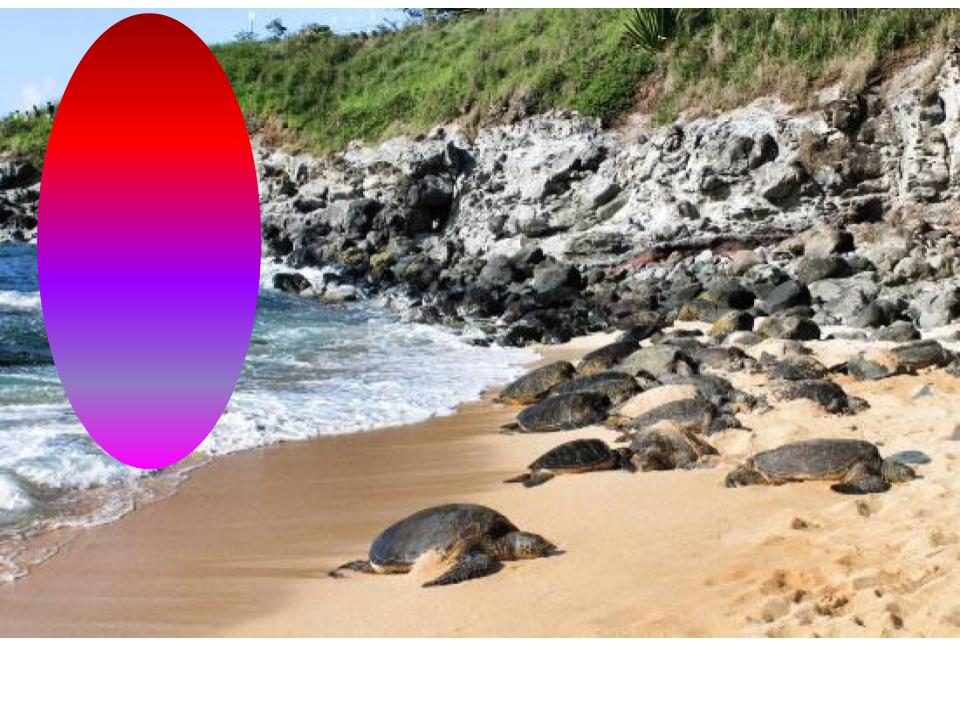
#> input picture ColourDetect/BeachTest1.jpg, 960 x 720 px, found by its file name
$ python rgb2.py --image BeachTest1.jpg
#> lines starting #> are read from the running program, lines starting #| are printed output that depends on the picture; after the words box and inside, x2 and y2 are one past the last pixel; in counts of white or black regions, pixels touching at a corner belong together
# import the necessary packages
import numpy as np
import matplotlib.pyplot as plt
import argparse
import cv2
import PIL
import statistics
#----------------------Part 1-----------------------------
#Part one is all about loading the image, identifying the colours you want to isolate
#and then finding the pixel locations of those colours

# construct the argument parse and parse the arguments to find the image you want
ap = argparse.ArgumentParser()
ap.add_argument("-i", "--image", help = "path to the image")
args = vars(ap.parse_args())
# load the image
image = cv2.imread("/home/turtle_on_land/Downloads/BeachTest1.jpg")
#> image is the input picture: shape (720, 960, 3); mean B, G, R 146.3, 146.4, 172
#get the dimensions of the image for replication later in the negative test image
height, width, channel = image.shape
#> height = 720; width = 960; channel = 3
print("The image height is ", height)
#| The image height is  720
print("The image width is ", width)
#| The image width is  960

# define the list of RBG boundaries that pixels are positivly identified within
boundaries = [
	#([0, 0, 141], [255, 115, 255])
	([0, 0, 141], [255, 115, 255])
	#Changing this will basically loosed and tighten the colour requirements
	#to be detected, in theory this needs to be kept tight, but you could
	#expand it to include more colours if had to loosen the confidence interval
	#below for some reason
]

# loop over the boundaries
for (lower, upper) in boundaries:
	# create NumPy arrays from the boundaries
	lower = np.array(lower, dtype = "uint8")
	upper = np.array(upper, dtype = "uint8")
	#find the values within the colour range
	mask = cv2.inRange(image, lower, upper)
	#create an image that displays the isolated pixels only
	output = cv2.bitwise_and(image, image, mask = mask)
	# show the images
	cv2.imshow("images", np.hstack([image, output]))
	cv2.waitKey(0)

	#I'm going to try and use output and scan each pixel to see
	#if it's black or not. If it's not, I'm going to log it coordinates in an array
	color = (0, 0, 0)
	target = np.where(output != color)
	#creates an array of coordinate touples
	coordinates = zip(target[0], target[1])
	#reduces the pixels to one instance for each coordinate
	unique_coordinates = list(set(list(coordinates)))


#----------------------Part 2-----------------------------
#This part is basically getting rid of the useless pixels that are just a little bit here and
#there being detected at random. This includes creating a list of x and y values to find percentile
#certainties of them relative to a normal distribution curve

	#This is the value of the coordinated identified pixels
	#for the purposes of filtering the x values of the identified pixels
	#For some reason I cannot find a way to trim this, so I have to make a new
	#lencoord every time I want to do something like this
	lenxcoord1 = len(unique_coordinates) -1
	xvals = [0]
	xtotal = 0

	#creates a list of the x values called xvals
	for x in unique_coordinates:
		xvals.append(unique_coordinates[lenxcoord1][0])
		xtotal = xtotal + unique_coordinates[lenxcoord1][0]
		lenxcoord1 = lenxcoord1 -1

	#creates a mean of the x values to use in the standard deviation
	#calculation later
	xmean = xtotal / len(xvals)

	#This is the value of the coordinated identified pixels
	#for the purposes of filtering the y values of the identified pixels
	lenxcoord01 = len(unique_coordinates) -1
	yvals = [0]
	ytotal = 0

	#creates a list of the x values called yvals
	for x in unique_coordinates:
		yvals.append(unique_coordinates[lenxcoord01][1])
		ytotal = ytotal + unique_coordinates[lenxcoord01][1]
		lenxcoord01 = lenxcoord01 -1

	#creates a mean of the y values to use in the standard deviation
	#calculation later
	ymean = ytotal / (len(yvals) +1)

	#This is the z score relating to 90% and 10% confidence interval
	#when assuming normal distribution
	zscoreUp = 1.645
	zscoreDown = -1.282
	#These effectively creates a little bubble around the detected pixels
	#in order to weed out the ones that are mistakes. If you're casting your
	#colour net too wide, this isn't going to do much or you have to make
	#the confidence internval really small. You use this interval to derive
	#the centre value you later pass on to the navigation program, so make
	#sure it's where you want it to be

	#These lines of code are to determine the sandard deviation of the
	#x and y values using the statistics library
	xstd = np.std(xvals)
	ystd = np.std(yvals)

	#determine the upper and lower bounds of the x and y values within
	#the 2nd and 98th percentile by using the equation
	#Percentiule value = mean + (zscore*standarddev)
	perchighx = xmean + zscoreUp*xstd
	perclowx = xmean + zscoreDown*xstd
	perchighy = ymean + zscoreUp*ystd
	perclowy = ymean + zscoreDown*ystd

	#Assigning the values of unique_coordinates which lay within the upper
	#and lower bounds, calculated above, to be within the new array "filt"
	filt = [(0, 0), (0, 0)]
	lenxcoord2 = len(unique_coordinates) -1
	for x in unique_coordinates:
		if (unique_coordinates[lenxcoord2][0] <= perchighx):
			if (unique_coordinates[lenxcoord2][0] >= perclowx):
				if (unique_coordinates[lenxcoord2][1] <= perchighy):
					if (unique_coordinates[lenxcoord2][1] >= perclowy):
						filt.append(unique_coordinates[lenxcoord2])
		lenxcoord2 = lenxcoord2 -1


#----------------------Part 3-----------------------------
#This part is to find the max, min, and average values of the pixels that have been filtered
#In order to calculate the central point, which will then be passed to the
#Navigation algorithm. This is basically just scaning the filtered pixel array for the
#maximum and minimum in x and y, then combining them to be the four corners of the detected area

	#Within the filtered group, find the maximum and minimum to
	#average them later for use in navigation
	#Setting xmax and xmin to use in the next seciton on the code
	Xmax = 0
	Xmin = 0
	Ymax = 0
	Ymin = 0
	#Scan through the colour corrected indices and
	#find the maximum x value by comparison
	#Need to find a way to scan through only uniqu_cordinate[index][0]
	#to specifically look for x, but i need to do more research

	#Truelen has to be re-initialised for each loop and tells the loop
	#to read through each index in the lis of pixels
	truelenxmax = len(filt) -1
	#print(f"filt: {filt}, truelenxmax: {truelenxmax}, filt[truelenxmax]: {filt[truelenxmax]}")
	#This loop scans each loop index
	for x in filt:
		#print(f"filt: {filt}, truelenxmax: {truelenxmax}, filt[truelenxmax]: {filt[truelenxmax]}")
		#print(filt[truelenxmax][0])
		if filt[truelenxmax][0] >= Xmax:
			#This line compares the current value of Xmax to the
			#index of the list of identified pixels and combs
			# through to find the highest amount
			Xmax = filt[truelenxmax][0]
		#Here the index number is decreased for the next loop
		truelenxmax = truelenxmax -1
	print("Xmax is", Xmax)


	truelenxmin = len(filt) -1
	#This loop scans each loop index
	Xmin = Xmax
	for x in filt:
		if filt[truelenxmin][0] <= Xmin:
			#This line compares the current value of Xmin to the
			#index of the list of identified pixels and combs
			# through to find the lowest amount
			Xmin = filt[truelenxmin][0]
		#Here the index number is decreased for the next loop
		truelenxmin = truelenxmin -1
		if truelenxmin <= 1:
			break
	print("Xmin is", Xmin)

	truelenymax = len(filt) -1
	#This loop scans each loop index
	for x in filt:
		if filt[truelenymax][1] >= Ymax:
			#This line compares the current value of Xmax to the
			#index of the list of identified pixels and combs
			# through to find the highest amount
			Ymax = filt[truelenymax][1]
		#Here the index number is decreased for the next loop
		truelenymax = truelenymax -1
	print("Ymax is", Ymax)

	truelenymin = len(filt) -1
	#This loop scans each loop index
	Ymin = Ymax
	for x in filt:
		if filt[truelenymin][1] <= Ymin:
			#This line compares the current value of Ymin to the
			#index of the list of identified pixels and combs
			# through to find the lowest amount
			Ymin = filt[truelenymin][1]
		#Here the index number is decreased for the next loop
		truelenymin = truelenymin -1
		if truelenymin <= 1:
			break
	print("Ymin is", Ymin)

	#Next step is to make the four corners of the box that define the outer
	#boundaries of the pixel locations and find the area within it
	TopLeft = [(Ymax, Xmin)]
	TopRight = [(Ymax, Xmax)]
	BotLeft = [(Ymin, Xmin)]
	BotRight = [(Ymin, Xmin)]

	#This is the central pixel based on the max and min of the filt coordinates
	CentPix = [(((Xmax+Xmin)/2), ((Ymax+Ymin)/2))]
	print("The central pixel, the final deliverable, is ", CentPix)
#> this loop made 1 pass
#> pass 1, `mask = cv2.inRange(image, lower, upper)`:
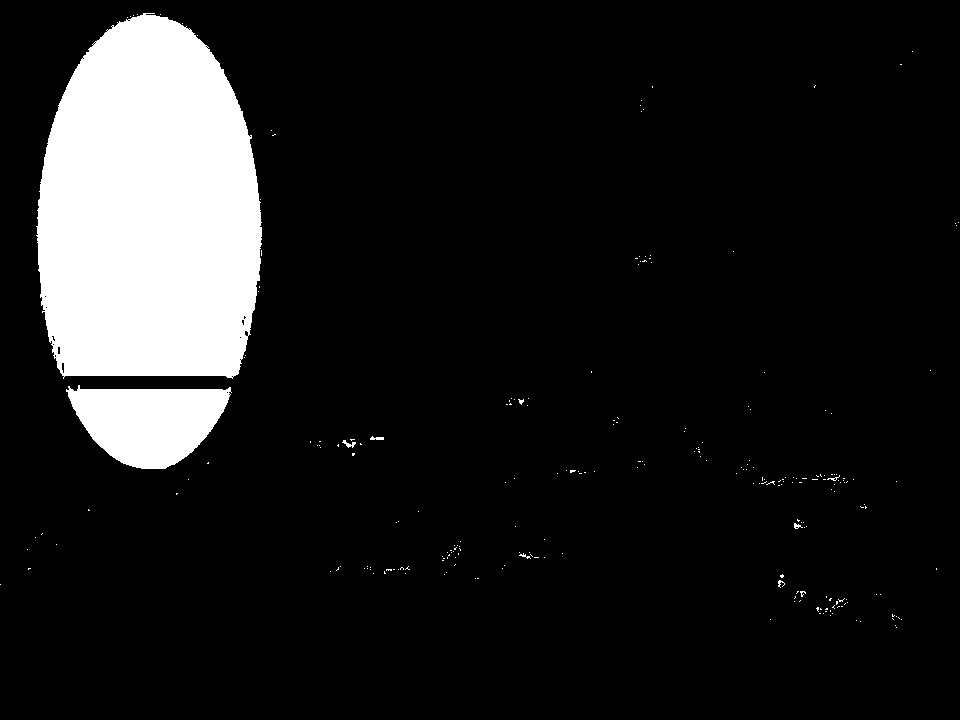
#> mask: shape (720, 960); 11.3% white; 245 white regions (236 under 20 px), largest, box (x1, y1, x2, y2) and area: (36, 13, 262, 379) 67899, (66, 385, 232, 469) 9468, (342, 440, 356, 448) 48
#> pass 1, `output = cv2.bitwise_and(image, image, mask = mask)`:
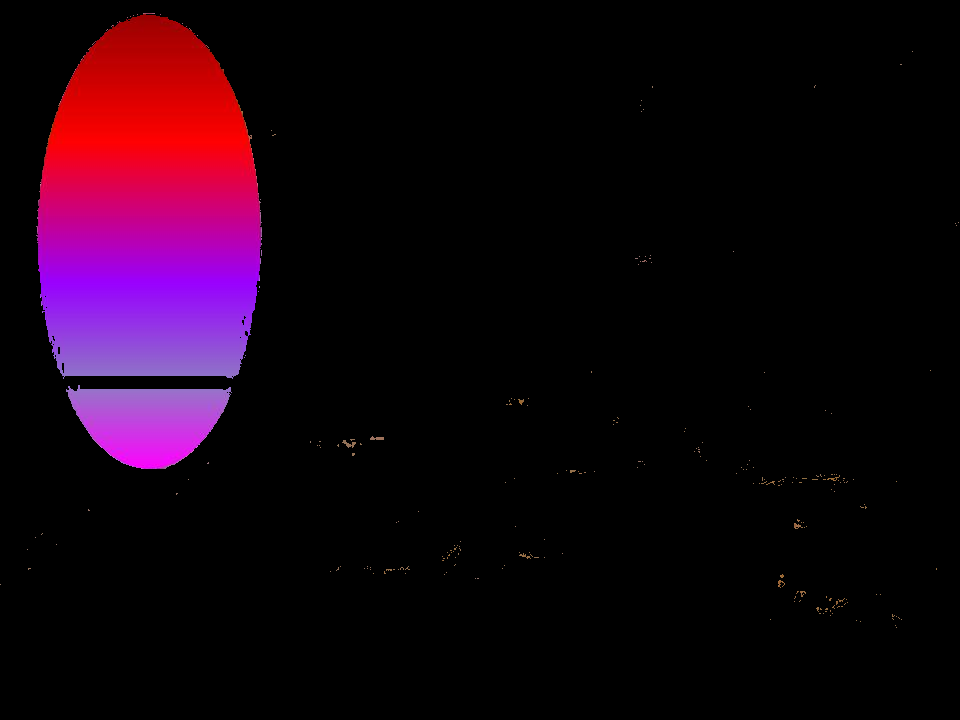
#> output: shape (720, 960, 3); mean B, G, R 15, 2.6, 21.5
#> pass 1, `cv2.imshow("images", np.hstack([image, output]))`:
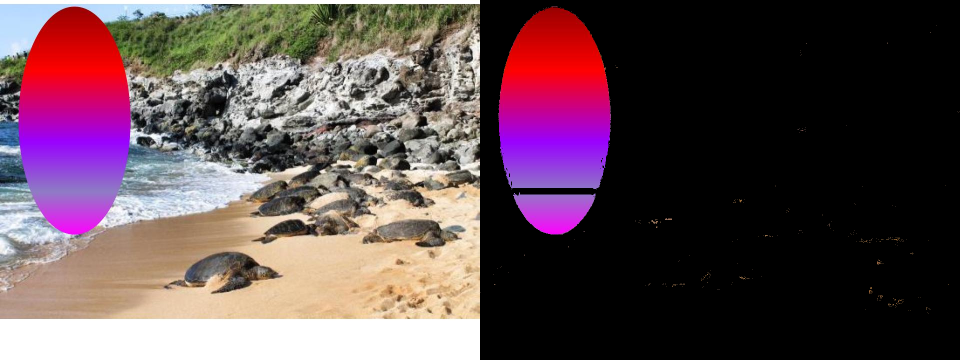
#> window 'images': shape (720, 1920, 3) (shown at 1/2 size); mean B, G, R 80.7, 74.5, 96.7

	#okay this works, next step is to verify it by creating an image
	#by using the pixel coordinates in filt

#----------------------Part 4-----------------------------
#This part is basically just creating an image output of the remaining detected
#pixels, basically created to verify that what was being detected was correct
#and also to demonstrate how this program works

# creating a new image object with RGB mode and size matching the original
check = PIL.Image.new(mode="RGB", size=(width, height))
#> check: PIL image 960x720 RGB; every value is 0
pixelMap = check.load()
setfilt = set(filt)
#> setfilt = 61104 items

checklen = len(filt) -1
#> checklen = 61104
for pizelMap in filt:
		pixelMap[(filt[checklen][1]), (filt[checklen][0])] = (255, 255, 255)
		checklen = checklen -1
#> this loop made 61105 passes
#> (pizelMap, checklen) on passes 1 to 3: ((0, 0), 61103), ((0, 0), 61102), ((363, 201), 61101)
#> after the loop, checklen = -1

check.show()
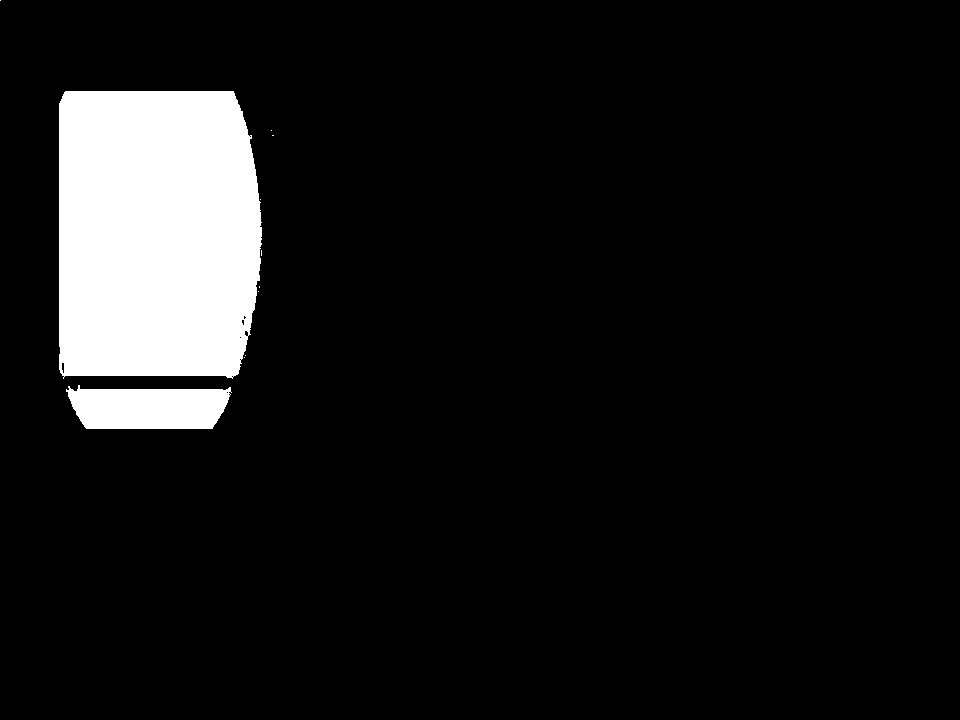
#> shown: PIL image 960x720 RGB; 8.8% white; 11 white regions (9 under 20 px), largest, box (x1, y1, x2, y2) and area: (59, 91, 262, 379) 55123, (66, 385, 232, 429) 5965


	#Once I figure out how that works, I need to move on to making it
	#into an angle. Unfortunately, this is kind of the point where my
	#330 Project and my Y3P diverge, but its still helpful
